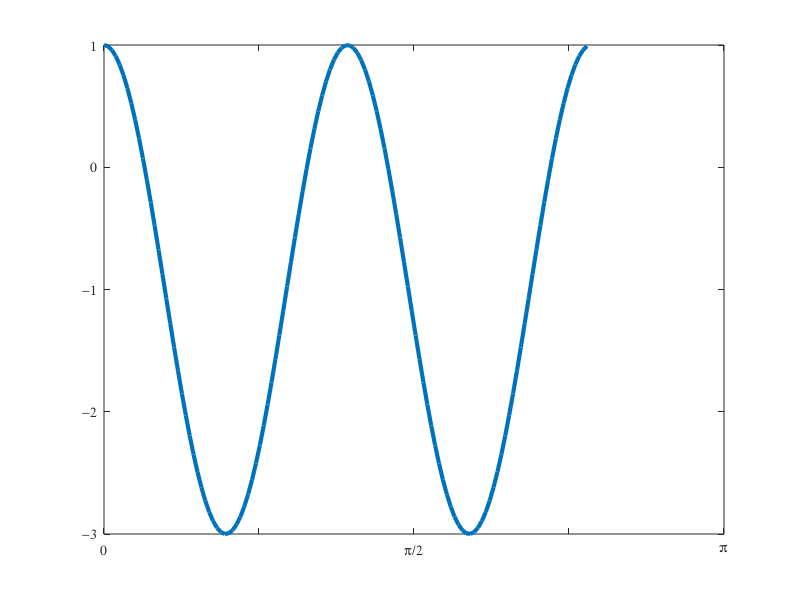

Here is the MATLAB script that generated this plot:
clc 
clear all
close all

 % creating points on airfoil


n = 250;
r = 1; % radius of cylinder
for i= n:-1:1
    if i>=n/2
    theta = (i-3*n/2)*2*pi/n;
    else 
        theta = (i-n/2)*2*pi/n;
    end
   
    x(n+1-i) = r*cos(theta);
    y(n+1-i) = r*sin(theta);
end 

x(n+1)= -r ; 
y(n+1) = 0; 

a = 1;
xa(1)=x(n);
ya(1)=y(n);

for i = 1:n
    if mod(i,2)==0
        a = a+1;
        xa(a)=x(i);
        ya(a)=y(i);
    end 
end

% computing control points and panel length
for i = 1:n/2
    xmid(i) = (xa(i)+xa(i+1))/2;
    ymid(i) = (ya(i)+ya(i+1))/2;
    Sj(i) = sqrt((xa(i+1)-xa(i))^2+(ya(i+1)-ya(i))^2);
end  
%a = 0;
%alpha = pi/180*a;
 % Calculating angles and integrals   
 
 for i = 1:n/2  
      phi(i) = atan2((ya(i+1)-ya(i)),(xa(i+1)-xa(i)));
      eta(i) = phi(i)+pi/2;
         %phii(i) = phii(i)*180/pi;
        
 end 


     
for i = 1:n/2 
    for j = 1:n /2
         if i~=j
        
        A=-(xmid(i)-xa(j))*cos(phi(j))-(ymid(i)-ya(j))*sin(phi(j));
        B = (xmid(i)-xa(j))^2+(ymid(i)-ya(j))^2;
        C = sin(phi(i)-phi(j));
        D = (ymid(i)-ya(j))*cos(phi(i))-(xmid(i)-xa(j))*sin(phi(i));
        E = sqrt(B-A^2);
        I(i,j) = C/2*log((Sj(j)^2+2*A*Sj(j)+B)/B)+(D-A*C)/E*(atan2((Sj(j)+A),E)-atan2(A,E));
        J(i,j) = (D-A*C)/(2*E)*log((Sj(j)^2+2*A*Sj(j)+B)/B)-C*(atan2((Sj(j)+A),E)-atan2(A,E));
        end
       end   
end

% solving matrix equation
P = zeros(n/2,n/2);

for i = 1:n /2
    for j = 1:n/2 
        if i==j
        P(i,j) = pi;
        else 
        P(i,j) = I(i,j);
        end 
    end
end

P
Q = zeros(n/2,1); 
U = 1;

for i = 1:n/2
    Q(i,1) = -2*pi*U*cos(eta(i));
end 

lamda = zeros(n/2,1);
lamda = mldivide(P,Q);


% calculating tangential velocity accordng to the equation (17)
for i = 1:n/2
b(i) = 0.0;
end 
for i = 1:n/2
    for j = 1:n/2
        if i~=j
        b(i) = b(i)+lamda(j,1)/2/pi*J(i,j);
        end 
    end 
end

  for i = 1:n/2
        v(i) = U*sin(eta(i))+b(i);
      ut = v(i)/U;
  cp(i) = 1-ut^2; % calculating cp at each control points 
  
  end
 
  for i = 1:n/2
      theta(i) = (i-1)*2*pi/n/2;
  end
  
plot(theta(1:n/2), cp(1:n/2),'LineWidth', 3);
set(gca,'FontName','Symbol')
set(gca,'XTickLabel','0|  |p/2|  |p|  |3p/2|  |2p')
set(gca,'YTick',-3:1:1)








